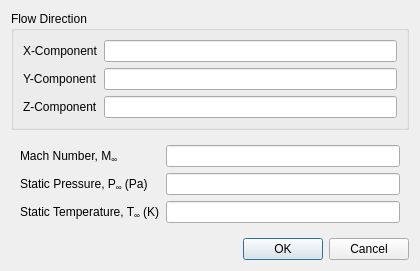
<?xml version="1.0" encoding="UTF-8"?>
<ui version="4.0">
 <class>FarfieldRiemannDialog</class>
 <widget class="QDialog" name="FarfieldRiemannDialog">
  <property name="geometry">
   <rect>
    <x>0</x>
    <y>0</y>
    <width>420</width>
    <height>264</height>
   </rect>
  </property>
  <property name="minimumSize">
   <size>
    <width>420</width>
    <height>0</height>
   </size>
  </property>
  <property name="windowTitle">
   <string>Farfield Riemann Boundary Condition</string>
  </property>
  <layout class="QVBoxLayout" name="verticalLayout_2">
   <item>
    <widget class="QWidget" name="dialogContents" native="true">
     <layout class="QVBoxLayout" name="verticalLayout">
      <property name="leftMargin">
       <number>0</number>
      </property>
      <property name="topMargin">
       <number>0</number>
      </property>
      <property name="rightMargin">
       <number>0</number>
      </property>
      <property name="bottomMargin">
       <number>0</number>
      </property>
      <item>
       <widget class="QGroupBox" name="groupBox">
        <property name="title">
         <string>Flow Direction</string>
        </property>
        <layout class="QFormLayout" name="formLayout">
         <item row="0" column="0">
          <widget class="QLabel" name="label">
           <property name="text">
            <string>X-Component</string>
           </property>
          </widget>
         </item>
         <item row="0" column="1">
          <widget class="QLineEdit" name="xComponent"/>
         </item>
         <item row="1" column="0">
          <widget class="QLabel" name="label_2">
           <property name="text">
            <string>Y-Component</string>
           </property>
          </widget>
         </item>
         <item row="1" column="1">
          <widget class="QLineEdit" name="yComponent"/>
         </item>
         <item row="2" column="0">
          <widget class="QLabel" name="label_3">
           <property name="text">
            <string>Z-Component</string>
           </property>
          </widget>
         </item>
         <item row="2" column="1">
          <widget class="QLineEdit" name="zComponent"/>
         </item>
        </layout>
       </widget>
      </item>
      <item>
       <widget class="QWidget" name="widget" native="true">
        <layout class="QFormLayout" name="formLayout_3">
         <item row="0" column="0">
          <widget class="QLabel" name="label_9">
           <property name="text">
            <string>Mach Number, M&lt;sub&gt;∞&lt;/sub&gt;</string>
           </property>
          </widget>
         </item>
         <item row="0" column="1">
          <widget class="QLineEdit" name="machNumber"/>
         </item>
         <item row="1" column="0">
          <widget class="QLabel" name="label_7">
           <property name="text">
            <string>Static Pressure, P&lt;sub&gt;∞&lt;/sub&gt; (Pa)</string>
           </property>
          </widget>
         </item>
         <item row="1" column="1">
          <widget class="QLineEdit" name="staticPressure"/>
         </item>
         <item row="2" column="0">
          <widget class="QLabel" name="label_8">
           <property name="text">
            <string>Static Temperature, T&lt;sub&gt;∞&lt;/sub&gt; (K)</string>
           </property>
          </widget>
         </item>
         <item row="2" column="1">
          <widget class="QLineEdit" name="staticTemperature"/>
         </item>
        </layout>
       </widget>
      </item>
     </layout>
    </widget>
   </item>
   <item>
    <widget class="QDialogButtonBox" name="buttonBox">
     <property name="orientation">
      <enum>Qt::Horizontal</enum>
     </property>
     <property name="standardButtons">
      <set>QDialogButtonBox::Cancel|QDialogButtonBox::Ok</set>
     </property>
    </widget>
   </item>
  </layout>
 </widget>
 <resources/>
 <connections>
  <connection>
   <sender>buttonBox</sender>
   <signal>accepted()</signal>
   <receiver>FarfieldRiemannDialog</receiver>
   <slot>accept()</slot>
   <hints>
    <hint type="sourcelabel">
     <x>248</x>
     <y>254</y>
    </hint>
    <hint type="destinationlabel">
     <x>157</x>
     <y>274</y>
    </hint>
   </hints>
  </connection>
  <connection>
   <sender>buttonBox</sender>
   <signal>rejected()</signal>
   <receiver>FarfieldRiemannDialog</receiver>
   <slot>reject()</slot>
   <hints>
    <hint type="sourcelabel">
     <x>316</x>
     <y>260</y>
    </hint>
    <hint type="destinationlabel">
     <x>286</x>
     <y>274</y>
    </hint>
   </hints>
  </connection>
 </connections>
</ui>
